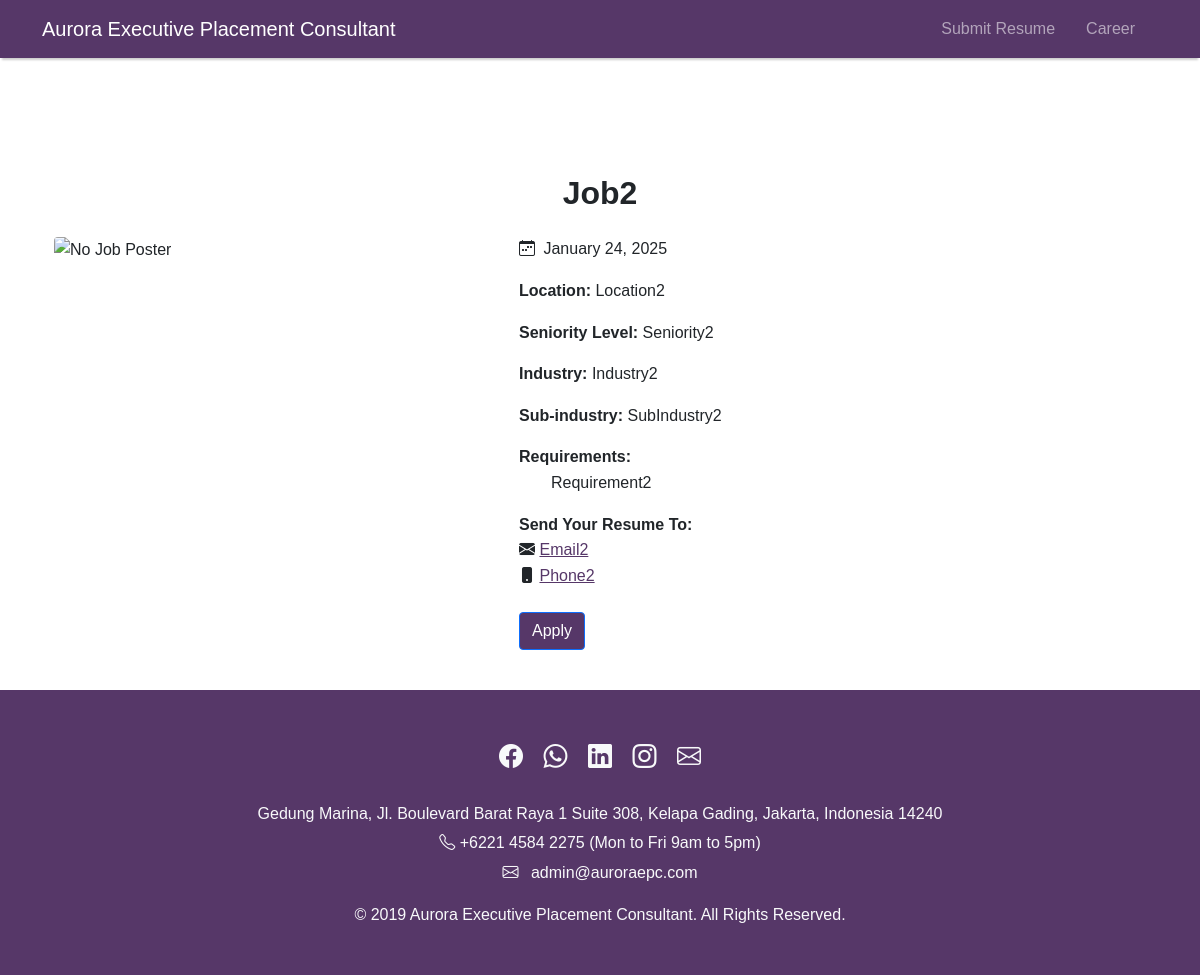
Before: /jobs/3/ with the older database file.
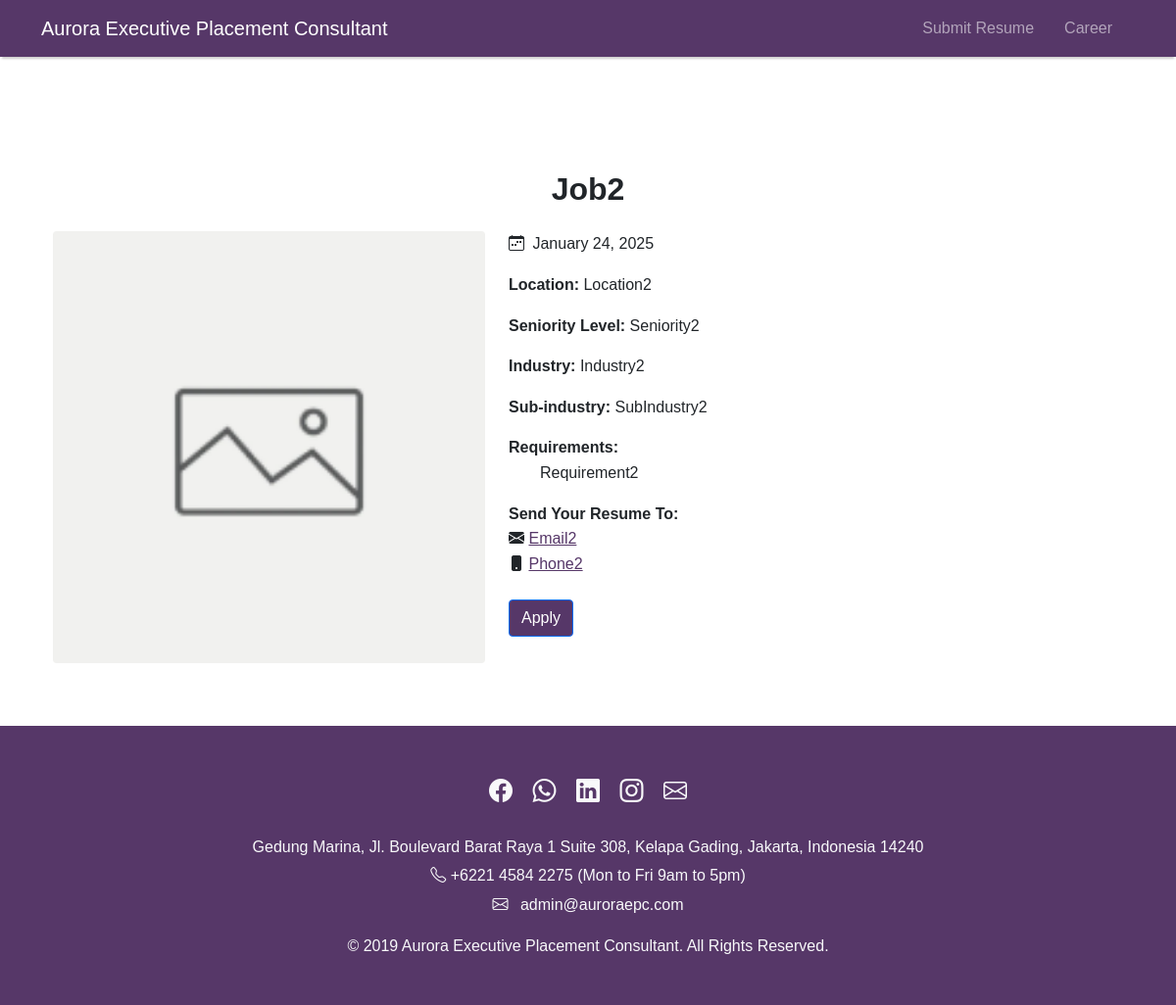
After: the same page with the newer database file.
### job_portal/models.py (models this page shows, shortened)
class Job(models.Model):
    title = models.CharField(max_length=255)
    location = models.CharField(max_length=255)
    seniority_level = models.CharField(max_length=255)
    industry = models.CharField(max_length=255)
    sub_industry = models.CharField(max_length=255)
    company_name = models.CharField(max_length=255)
    requirement_details = models.TextField()
    recruiter_email = models.CharField(max_length=255)
    recruiter_phone = models.CharField(max_length=15)
    job_poster = models.ImageField(upload_to='job_poster/', blank=True, null=True)
    created_at = models.DateTimeField(auto_now_add=True)
    updated_at = models.DateTimeField(auto_now=True)

### job_portal/views.py (the view)
# urls.py: path('jobs/<int:job_id>/', views.job_detail, name='job_detail'),
def job_detail(request, job_id):
    job = get_object_or_404(Job, id=job_id)
    return render(request, 'job_details.html', {
        'job': job
    })

### job_portal/templates/job_details.html (shortened to what this page needs)
{% extends 'base.html' %}
{% block content %}
<div class="container mt-5">
    <h2 class="text-center mb-4 fw-bold">{{ job.title }}</h2>
    <div class="row">
        <div class="col-md-5 mb-4">
            {% if job.job_poster %}
                <img src="{{ job.job_poster.url }}" class="img-fluid rounded job-poster" alt="Job Poster">
            {% else %}
                <img src="/static/default-job.png" class="img-fluid rounded job-poster" alt="No Job Poster">
            {% endif %}
        </div>
        <div class="col-md-6">
            <div class="mb-3">
                <i class="bi bi-calendar-week" style="margin-right:4px;"></i> {{ job.created_at|date:"F j, Y" }}
            </div>
            <div class="mb-2">
                <p><strong>Location:</strong> {{ job.location }}</p>
            </div>
            <div class="mb-2">
                <p><strong>Seniority Level:</strong> {{ job.seniority_level }}</p>
            </div>
            <div class="mb-2">
                <p><strong>Industry:</strong> {{ job.industry }}</p>
            </div>
            <div class="mb-2">
                <p><strong>Sub-industry:</strong> {{ job.sub_industry }}</p>
            </div>
            <div class="mb-2">
                <strong>Requirements:</strong>
                <ul>
                    {% for requirement in job.requirement_details.splitlines %}
                        {{ requirement }}</br>
                    {% endfor %}
                </ul>
            </div>
            <div class="mb-2">
                <strong>Send Your Resume To:</strong></br>
                <i class="bi bi-envelope-fill"></i> <a href="mailto:{{ job.recruiter_email }}" style="color: #563768;">{{ job.recruiter_email }}</a></br>
                <i class="bi bi-phone-fill"></i> <a href="tel:{{ job.recruiter_phone }}" style="color: #563768;">{{ job.recruiter_phone }}</a>
            </div>
            <a href="{% url 'apply' job.id %}">
                <button id="apply-job" class="btn btn-primary mt-3" style="background: #563768;">
                    Apply
                </button>
            </a>
        </div>
    </div>
{% endblock %}

### templates/base.html (shortened to what this page needs)
{% load static %}
<!DOCTYPE html>
<html lang="en">
<head>
    <link href="https://cdn.jsdelivr.net/npm/bootstrap@5.1.0/dist/css/bootstrap.min.css" rel="stylesheet">
    <link href="https://cdn.jsdelivr.net/npm/bootstrap-icons/font/bootstrap-icons.css" rel="stylesheet">
    <link rel="stylesheet" href="{% static 'css/style.css' %}">
</head>
<body>
    <header>
        <nav class="navbar navbar-expand-lg navbar-dark">
            <div class="container">
                <a class="navbar-brand" href="{% url 'home' %}">Aurora Executive Placement Consultant</a>
                <div class="collapse navbar-collapse" id="navbarNav">
                    <ul class="navbar-nav ms-auto">
                        <li class="nav-item">
                            <a class="nav-link" href="{% url 'upload_resume' %}">Submit Resume</a>
                        </li>
                    </ul>
                    <ul class="navbar-nav">
                        <li class="nav-item">
                            <a class="nav-link" href="{% url 'job_list' %}">Career</a>
                        </li>
                    </ul>
                </div>
            </div>
        </nav>
    </header>
    <main class="container mt-5">
        {% block content %}
        {% endblock %}
    </main>
    <footer class="text-light py-5" style="background-color: #563768;">
        <div class="container text-center">
            <div class="row">
                <div class="col-12 mb-4">
                    <a href="#" class="text-light me-3" aria-label="Facebook">
                        <i class="bi bi-facebook fs-4"></i>
                    </a>
                    <a href="#" class="text-light me-3" aria-label="WhatsApp">
                        <i class="bi bi-whatsapp fs-4"></i>
                    </a>
                    <a href="#" class="text-light me-3" aria-label="LinkedIn">
                        <i class="bi bi-linkedin fs-4"></i>
                    </a>
                    <a href="#" class="text-light me-3" aria-label="Instagram">
                        <i class="bi bi-instagram fs-4"></i>
                    </a>
                    <a href="#" class="text-light" aria-label="Email">
                        <i class="bi bi-envelope fs-4"></i>
                    </a>
                </div>
                <div class="col-12">
                    <p class="mb-1">Gedung Marina, Jl. Boulevard Barat Raya 1 Suite 308, Kelapa Gading, Jakarta, Indonesia 14240</p>
                    <p class="mb-1">
                        <i class="bi bi-telephone"></i> +6221 4584 2275 (Mon to Fri 9am to 5pm)
                    </p>
                    <p class="mb-3">
                        <i class="bi bi-envelope"></i> <a href="mailto:admin@auroraepc.com" class="text-light">admin@auroraepc.com</a>
                    </p>
                </div>
                <div class="col-12">
                    <p class="mb-0">&copy; 2019 Aurora Executive Placement Consultant. All Rights Reserved.</p>
                </div>
            </div>
        </div>
    </footer>
</body>
</html>

### static/css/style.css (style rules this page uses)
body { font-family:'Monserrat', sans-serif; margin: 0; padding: 0; line-height: 1.6; }
header { position: sticky; top: 0; z-index: 1000; background: #563768; color: #fff; box-shadow: 0 4px 2px -2px rgba(0, 0, 0, 0.2); }
header ul { list-style: none; padding: 0; }
header ul li { display: inline; margin-right: 15px; }
header ul li a { color: #fff; text-decoration: none; }
main { padding: 20px; }
footer { background: #563768; color: #ffffff; text-align: center; padding: 20px 0; margin-top: 20px; }
footer a { text-decoration: none; color: inherit; }

### job_portal/templates/job_details.html (style rules this page uses)
.job-poster { width: 100%; height: auto; object-fit: cover; }
.mb-3 i { margin-right: 8px; }

Changed rows visible on the page:
changed Job "Job2": job_poster: picture added
